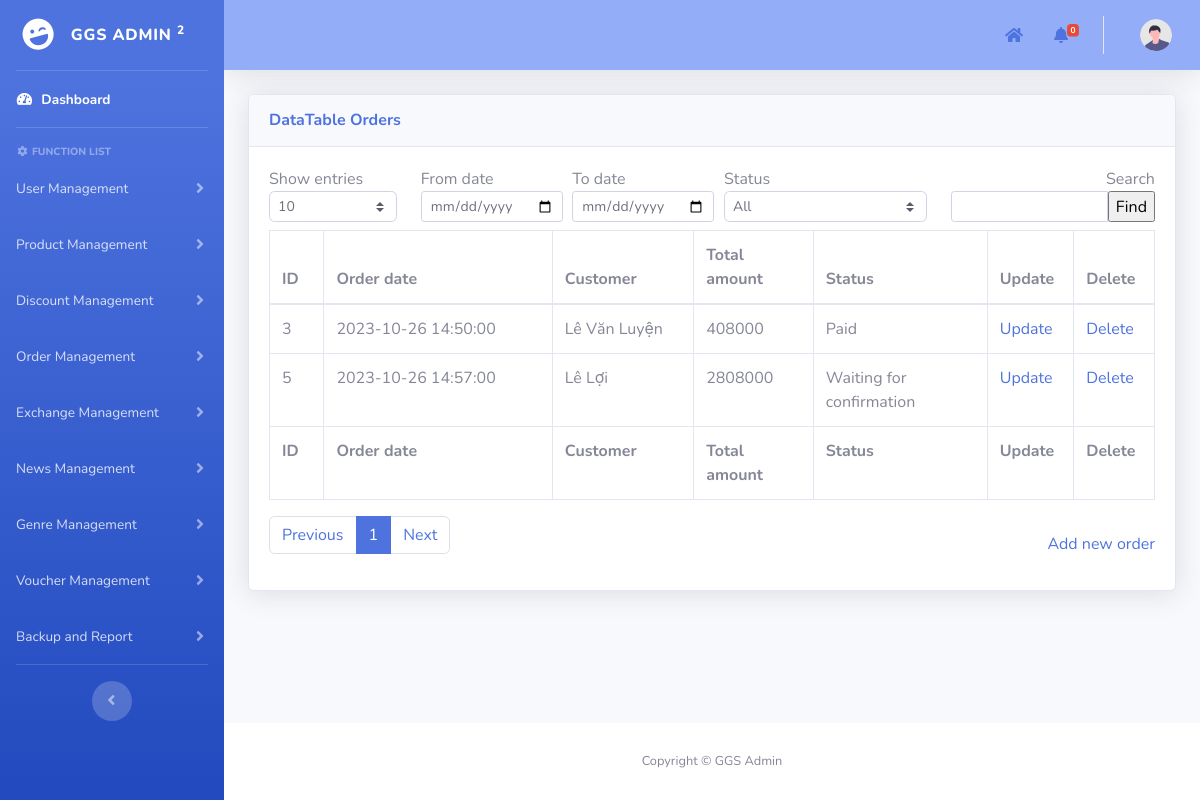
Page /admin/pages/orderManagement/orders_management.php on the committed database.
### tables this page shows
CREATE TABLE `orders` (
  `id` int(11) NOT NULL AUTO_INCREMENT,
  `customer_id` int(11) NOT NULL,
  `order_date` datetime NOT NULL,
  `total_amount` int(11) NOT NULL,
  `address` varchar(500) NOT NULL,
  `status` enum('Waiting for confirmation','Waiting for delivery','Paid','Cancelled') DEFAULT NULL,
  PRIMARY KEY (`id`),
  KEY `orders_ibfk_1` (`customer_id`),
  CONSTRAINT `orders_ibfk_1` FOREIGN KEY (`customer_id`) REFERENCES `users` (`id`) ON DELETE CASCADE ON UPDATE CASCADE
);

CREATE TABLE `users` (
  `id` int(11) NOT NULL AUTO_INCREMENT,
  `username` varchar(50) NOT NULL,
  `password` varchar(100) NOT NULL,
  `role` enum('user','manufacturer','developer') NOT NULL,
  `full_name` varchar(60) NOT NULL,
  `phone_number` varchar(10) NOT NULL,
  `email` varchar(100) NOT NULL,
  `loyalty_points` int(11) NOT NULL DEFAULT 0,
  `Gcoin` int(11) NOT NULL DEFAULT 0,
  `login_attempts` int(11) NOT NULL DEFAULT 0,
  `locked_until` date DEFAULT NULL,
  PRIMARY KEY (`id`)
);

### admin/pages/orderManagement/orders_management.php (the view, shortened to what the rows shown need)
<?php
include("../add_template.php");
function main()
{
    include("../../../mod/database_connection.php");
    $search = isset($_POST["search"]) ? $_POST["search"] : "";
    $show_entries = isset($_POST["show_entries"]) ? $_POST["show_entries"] : 10;
    $from_date = isset($_POST["from_date"]) ? $_POST["from_date"] : "";
    $to_date = isset($_POST["to_date"]) ? $_POST["to_date"] : "";
    if (isset($_GET['page'])) {
        $page = $_GET['page'];
    } else {
        $page = 1;
    }
    if ($page == 1) {
        $begin = 0;
    } else {
        $begin = ($page * $show_entries) - $show_entries;
    }
    $query = "SELECT o.id,o.order_date,u.full_name,o.total_amount,o.status FROM orders o, users u
    WHERE u.id = o.customer_id AND u.full_name LIKE ? ";
    $params = array("%" . $search . "%");
    $query .= "LIMIT ?, ?";
    $params[] = $begin;
    $params[] = $show_entries;
    $stmt = $conn->prepare($query);
    $stmt->bind_param(str_repeat("s", count($params)), ...$params);
    if (!$stmt->execute()) {
        die("Execute failed: " . $stmt->error);
    }
    $result = $stmt->get_result();
    ?>
    <div class="container-fluid">
        <form method="post" name="frmDataDiscount">
            <div class="card shadow mb-4">
                <div class="card-body">
                    <div class="table-responsive">
                        <div id="dataTable_wrapper" class="dataTables_wrapper dt-bootstrap4">
                            <div id="table_data_return">
                                <div class="row">
                                    <div class="col-sm-12">
                                        <table class="table table-bordered dataTable" id="dataTable" width="100%"
                                            cellspacing="0" role="grid" aria-describedby="dataTable_info"
                                            style="width: 100%;">
                                            <thead>
                                                <tr role="row">
                                                    <th class="sorting sorting_asc" tabindex="0" aria-controls="dataTable"
                                                        rowspan="1" colspan="1" aria-sort="ascending"
                                                        aria-label="ID: activate to sort column descending"
                                                        style="width: 50px;">
                                                        ID
                                                    </th>
                                                    <th class="sorting" tabindex="0" aria-controls="dataTable" rowspan="1"
                                                        colspan="1"
                                                        aria-label="Order date: activate to sort column ascending"
                                                        style="width: 210px;">
                                                        Order date</th>
                                                    <th class="sorting" tabindex="0" aria-controls="dataTable" rowspan="1"
                                                        colspan="1" style="width: 130px;"
                                                        aria-label="Customer: activate to sort column ascending"
                                                        style="width: 150px;">
                                                        Customer
                                                    </th>
                                                    <th class="sorting" tabindex="0" aria-controls="dataTable" rowspan="1"
                                                        colspan="1"
                                                        aria-label="Total amount: activate to sort column ascending"
                                                        style="width: 110px;">
                                                        Total amount
                                                    </th>
                                                    <th class="sorting" tabindex="0" aria-controls="dataTable" rowspan="1"
                                                        colspan="1" aria-label="Status: activate to sort column ascending"
                                                        style="width: 160px;">
                                                        Status</th>
                                                    <th class="sorting" tabindex="0" aria-controls="dataTable" rowspan="1"
                                                        colspan="1" aria-label="Age: activate to sort column ascending"
                                                        style="width: 70px;">Update
                                                    </th>
                                                    <th class="sorting" tabindex="0" aria-controls="dataTable" rowspan="1"
                                                        colspan="1" aria-label="Age: activate to sort column ascending"
                                                        style="width: 70px;">Delete
                                                    </th>
                                                </tr>
                                            </thead>
                                            <tfoot>
                                                <tr>
                                                    <th rowspan="1" colspan="1">ID</th>
                                                    <th rowspan="1" colspan="1">Order date</th>
                                                    <th rowspan="1" colspan="1">Customer</th>
                                                    <th rowspan="1" colspan="1">Total amount</th>
                                                    <th rowspan="1" colspan="1">Status</th>
                                                    <th rowspan="1" colspan="1">Update</th>
                                                    <th rowspan="1" colspan="1">Delete</th>
                                                </tr>
                                            </tfoot>
                                            <tbody>
                                                <?php
                                                if ($from_date != "" && $to_date != "" && $from_date > $to_date) {
                                                    echo '<td></td><td style="border: none;">Error: Start date must be greater than end date</td>';
                                                } else {
                                                    if ($result->num_rows > 0) {
                                                        while ($row = $result->fetch_assoc()) { ?>
                                                            <tr>
                                                                <td>
                                                                    <?php echo $row['id']; ?>
                                                                </td>
                                                                <td>
                                                                    <?php echo $row['order_date']; ?>
                                                                </td>
                                                                <td>
                                                                    <?php echo $row['full_name']; ?>
                                                                </td>
                                                                <td>
                                                                    <?php echo $row['total_amount']; ?>
                                                                </td>
                                                                <td>
                                                                    <?php echo $row['status']; ?>
                                                                </td>
                                                                <td><a href="update_order.php?id=<?php echo $row['id']; ?>">Update</a>
                                                                </td>
                                                                <td><a
                                                                        href="javascript:deleteItem(<?php echo $row['id']; ?>)">Delete</a>
                                                                </td>
                                                            </tr>
                                                            <?php
                                                        }
                                                    } else {
                                                        echo '<td style="border: none;">No results found.</td>';
                                                    }
                                                }
                                                ?>
                                            </tbody>
                                        </table>
                                    </div>
                                </div>
                            </div>
                        </div>
                    </div>
                </div>
            </div>
        </form>
    </div>
<?php }
?>

### rows in the picture
orders: id "3", order_date "2023-10-26 14:50:00", customer.full_name "Lê Văn Luyện", total_amount "408000", status "Paid"
orders: id "5", order_date "2023-10-26 14:57:00", customer.full_name "Lê Lợi", total_amount "2808000", status "Waiting for confirmation"
